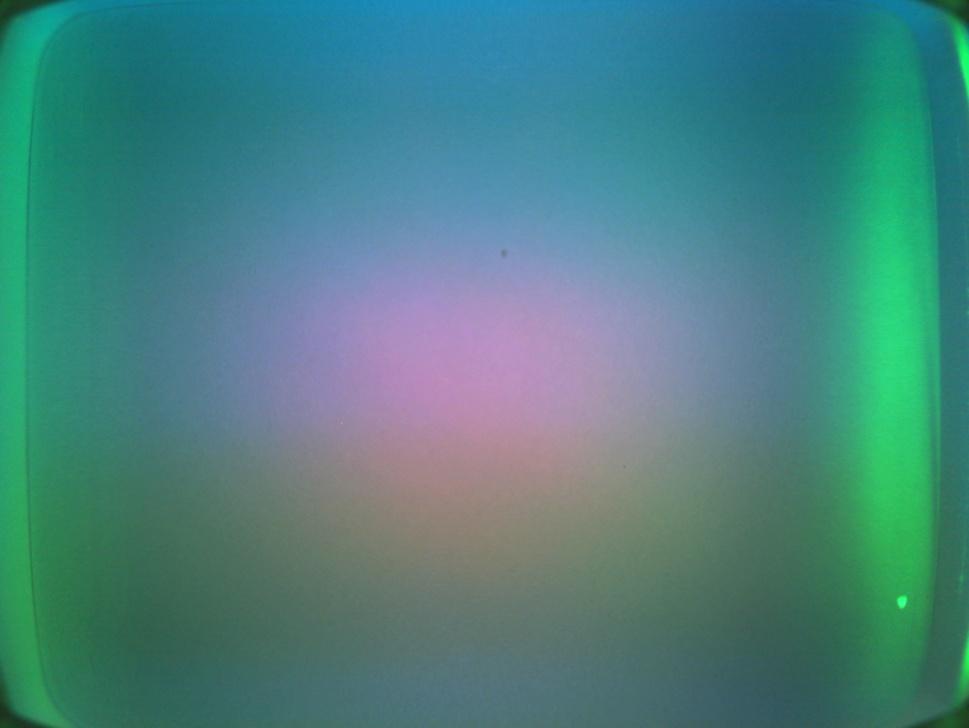
#> input picture src/tactile_cameras/examples/my_photo-3.jpg, 969 x 728 px, shrunk from 3280 x 2464 before the run
$ jupyter execute --allow-errors cable_pose_estimation_demo.ipynb
#> lines starting #> are read from the running program, lines starting #| are printed output that depends on the picture; after the words box and inside, x2 and y2 are one past the last pixel; in counts of white or black regions, pixels touching at a corner belong together
[cell 1]
import matplotlib
matplotlib.use('Agg')
import cv2
import numpy as np
import matplotlib.pyplot as plt
import io
from IPython.display import display, Image

# Load the images
img3 = cv2.imread('src/tactile_cameras/examples/my_photo-3.jpg')
#> img3 is the input picture: shape (728, 969, 3); mean B, G, R 128.6, 130, 74
img4 = cv2.imread('src/tactile_cameras/examples/my_photo-4.jpg')
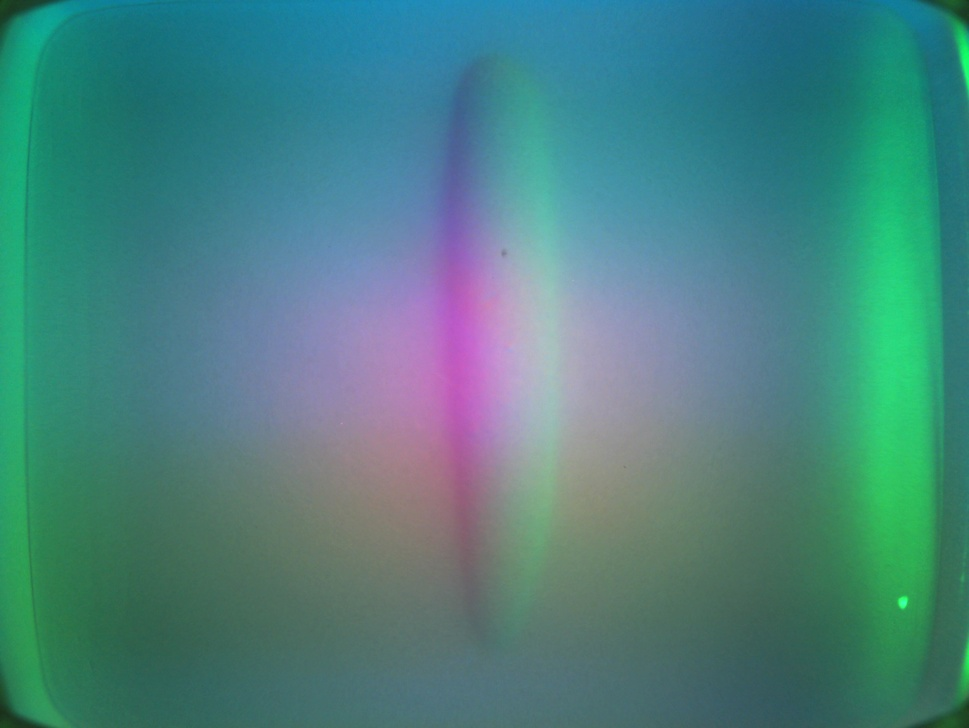
#> input picture src/tactile_cameras/examples/my_photo-4.jpg, 969 x 728 px, shrunk from 3280 x 2464 before the run
#> img4 is the input picture: shape (728, 969, 3); mean B, G, R 128.2, 130.1, 73.8

# Define border area to be ignored
border_size = 120  # Border size in pixels to be ignored

# Convert to grayscale
gray3 = cv2.cvtColor(img3, cv2.COLOR_BGR2GRAY)
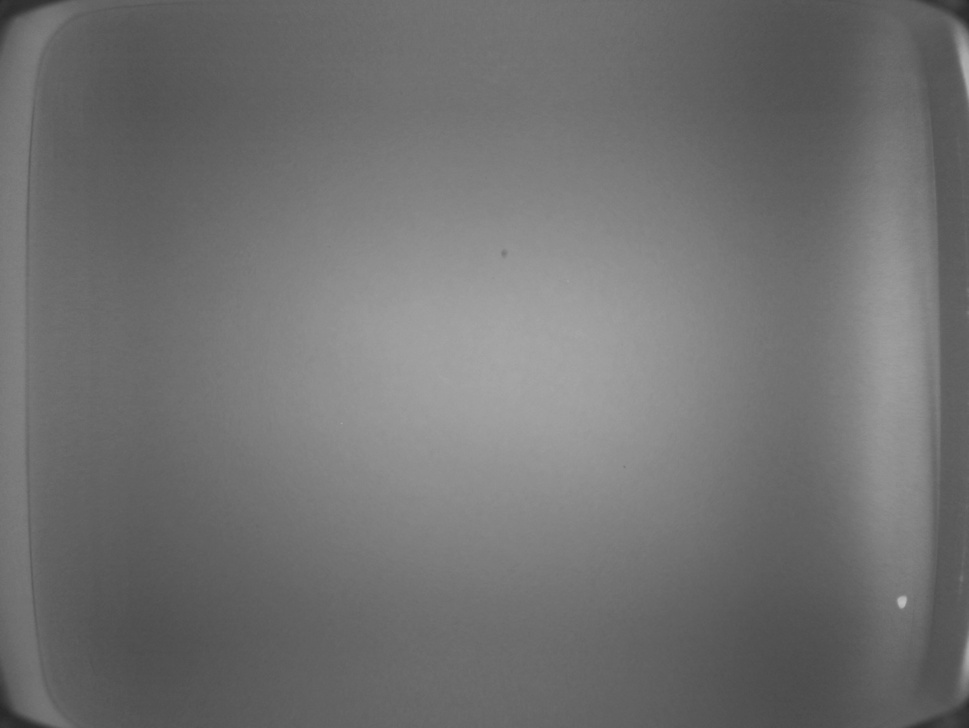
#> gray3: shape (728, 969); min 39, max 188, mean 113.1
gray4 = cv2.cvtColor(img4, cv2.COLOR_BGR2GRAY)

# Calculate the absolute difference between the images
diff = cv2.absdiff(gray3, gray4)

# Apply threshold to highlight significant differences
_, thresh = cv2.threshold(diff, 10, 255, cv2.THRESH_BINARY)
#> thresh: shape (728, 969); 6.9% white; 365 white regions (352 under 20 px), largest, box (x1, y1, x2, y2) and area: (415, 54, 492, 630) 24306, (497, 102, 581, 550) 21988, (938, 225, 944, 459) 606

# Create mask to ignore border area
h, w = thresh.shape
#> h = 728; w = 969
border_mask = np.zeros((h, w), dtype=np.uint8)
border_mask[border_size:h-border_size, border_size:w-border_size] = 255

# Apply border mask to the threshold
thresh = cv2.bitwise_and(thresh, border_mask)
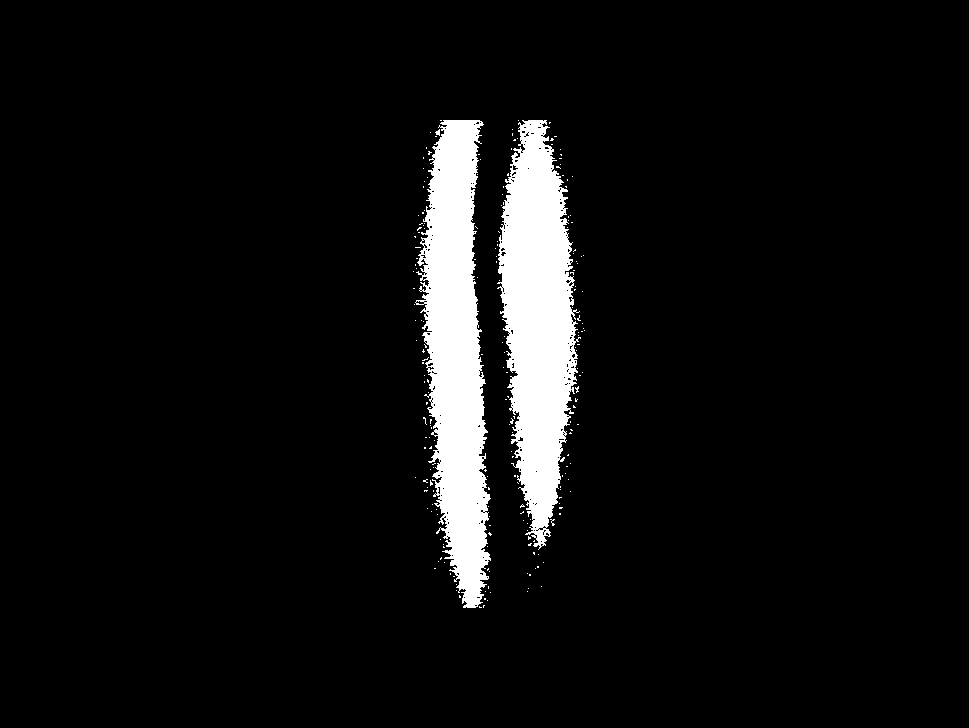
#> thresh: shape (728, 969); 6.3% white; 218 white regions (215 under 20 px)

# Find contours of the contact area
contours, _ = cv2.findContours(thresh, cv2.RETR_EXTERNAL, cv2.CHAIN_APPROX_SIMPLE)
#> contours = 218 contours, 216 with area under 20; largest, box (x1, y1, x2, y2) and area: (415, 120, 491, 608) 21607, (497, 120, 581, 550) 21361

# Filter contours by minimum area
valid_contours = [c for c in contours if cv2.contourArea(c) > 500]
#> valid_contours = 2 contours; box (x1, y1, x2, y2) and area: (415, 120, 491, 608) 21607, (497, 120, 581, 550) 21361

# Select the top 5 largest regions
valid_contours_sorted = sorted(valid_contours, key=cv2.contourArea, reverse=True)
#> valid_contours_sorted has the same summary as valid_contours
top_5_contours = valid_contours_sorted[:5]
#> top_5_contours has the same summary as valid_contours

# Create a mask to unite the 5 largest regions
unified_mask = np.zeros_like(thresh)
for contour in top_5_contours:
    cv2.drawContours(unified_mask, [contour], -1, 255, -1)
#> this loop made 2 passes
#> unified_mask: shape (728, 969); 6.3% white; 2 white regions, box (x1, y1, x2, y2) and area: (415, 120, 491, 608) 22510, (497, 120, 581, 550) 22137

# Apply morphological operation to unite close regions
kernel_large = np.ones((15,15), np.uint8)
unified_mask = cv2.morphologyEx(unified_mask, cv2.MORPH_CLOSE, kernel_large)
#> unified_mask: shape (728, 969); 6.9% white; 2 white regions

# Find the contour of the unified region
unified_contours, _ = cv2.findContours(unified_mask, cv2.RETR_EXTERNAL, cv2.CHAIN_APPROX_SIMPLE)
#> unified_contours = 2 contours; box (x1, y1, x2, y2) and area: (415, 120, 491, 608) 24018, (497, 120, 581, 550) 23408

# Create result image
result = img3.copy()

# Draw the ignored border area in blue
cv2.rectangle(result, (border_size, border_size), (w-border_size, h-border_size), (255, 0, 0), 2)
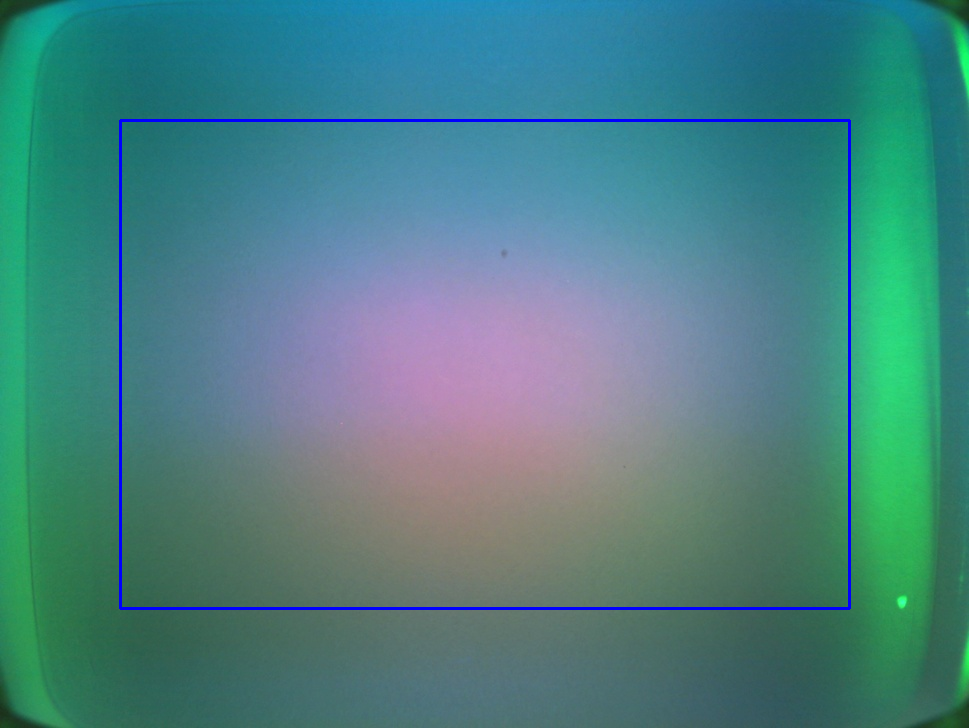
#> result: shape (728, 969, 3); 1.03% of pixels changed, all inside (x1, y1, x2, y2) = (119, 119, 851, 610)

contact_area = 0

# Draw the 5 largest original regions in green
for contour in top_5_contours:
    cv2.drawContours(result, [contour], -1, (0, 255, 0), 2)
    contact_area += cv2.contourArea(contour)
#> this loop made 2 passes
#> contact_area on passes 1 to 2: 21607, 42968
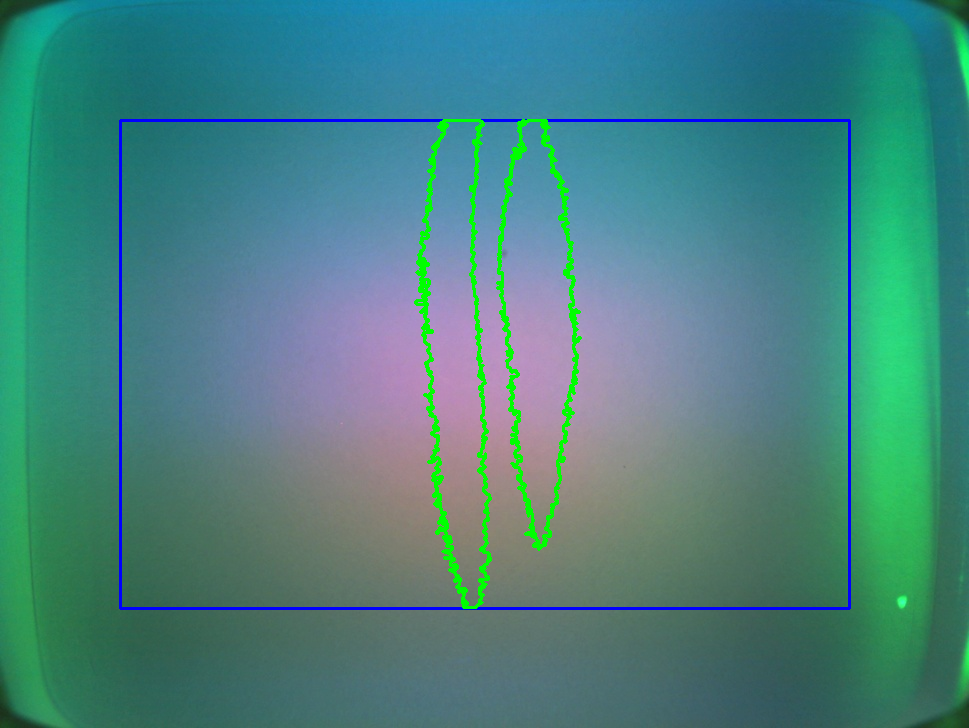
#> result: shape (728, 969, 3); 1.51% of pixels changed, all inside (x1, y1, x2, y2) = (414, 119, 582, 609)
#> after the loop, contact_area = 42968

# Draw the unified contour in red
if len(unified_contours) > 0:
    cv2.drawContours(result, unified_contours, -1, (0, 0, 255), 3)
    unified_area = sum([cv2.contourArea(c) for c in unified_contours])
#> unified_area = 47425

    all_points = np.vstack(unified_contours)
#> all_points = contour of 456 points, box (x1, y1, x2, y2) (415, 120, 581, 608), area 47425
    rect = cv2.minAreaRect(all_points)
#> rect = ((501.4, 360), (162.7, 488), -4.67)
    box = cv2.boxPoints(rect)
#> box = [[440.2, 609.8], [400.4, 123.5], [562.6, 110.2], [602.4, 596.6]]
    box = box.astype(int)
#> box = [[440, 609], [400, 123], [562, 110], [602, 596]]

    center, (width, height), angle = rect
#> center = (501.4, 360); width = 162.7; height = 488; angle = -4.67
    center_x, center_y = center
#> center_x = 501.4; center_y = 360

    cv2.drawContours(result, [box], 0, (255, 255, 0), 3)
    cv2.circle(result, (int(center_x), int(center_y)), 8, (255, 0, 255), -1)
#> result: shape (728, 969, 3); mean B, G, R 127.8, 128.8, 73.1

    angle_rad = np.radians(angle)
#> angle_rad = -0.0816
    line_length = max(width, height) / 2
#> line_length = 244
    end_x = int(center_x + line_length * np.cos(angle_rad))
#> end_x = 744
    end_y = int(center_y + line_length * np.sin(angle_rad))
#> end_y = 340
    cv2.line(result, (int(center_x), int(center_y)), (end_x, end_y), (255, 0, 255), 3)
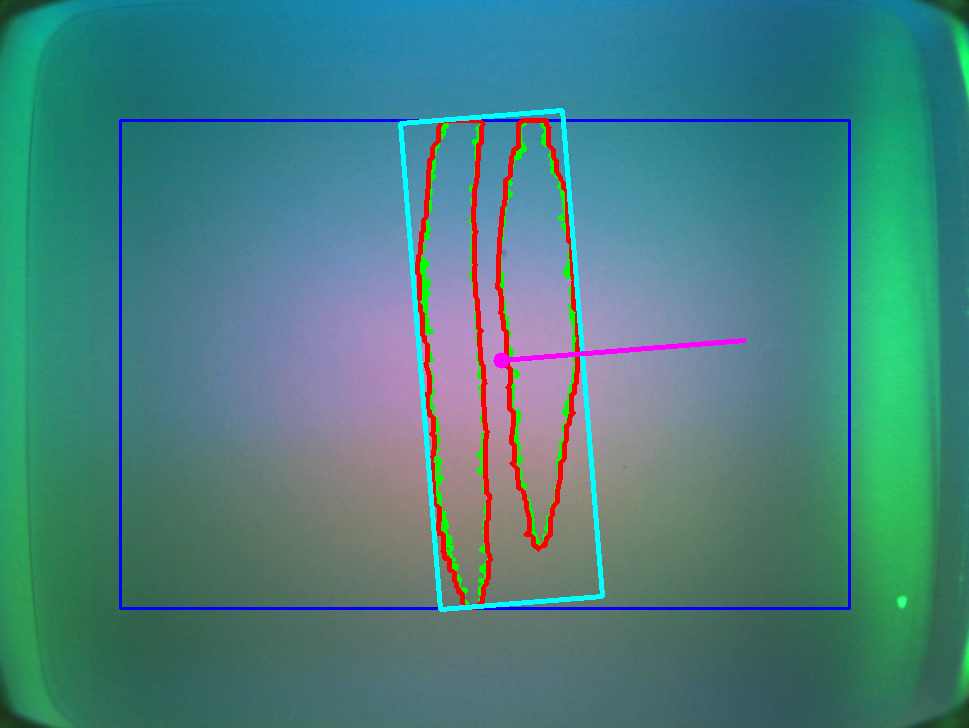
#> result: shape (728, 969, 3); mean B, G, R 127.9, 128.5, 73.3

    img_center_x, img_center_y = w // 2, h // 2
#> img_center_x = 484; img_center_y = 364
    offset_x = center_x - img_center_x
#> offset_x = 17.38
    offset_y = center_y - img_center_y
#> offset_y = -3.96
    distance_from_center = np.sqrt(offset_x**2 + offset_y**2)
#> distance_from_center = 17.82

# Visualize results
#> (the rest of this cell did not finish here and is left out)
